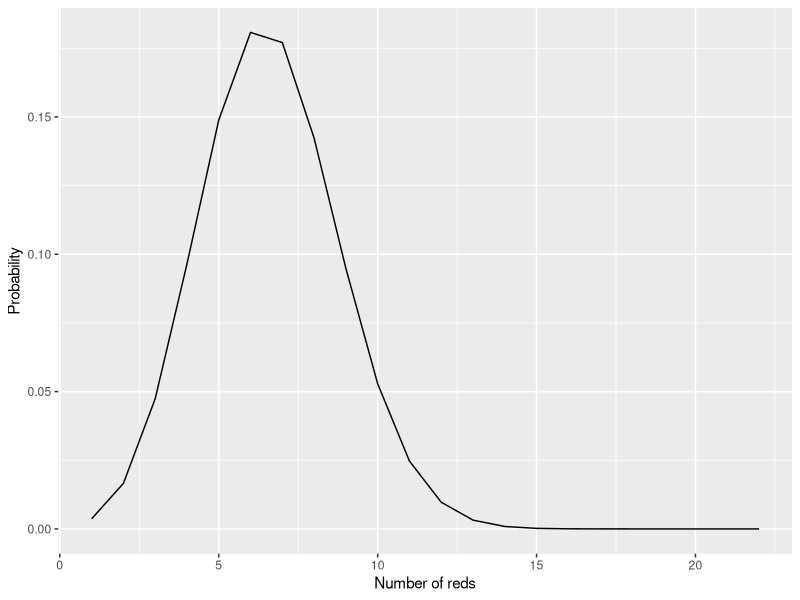
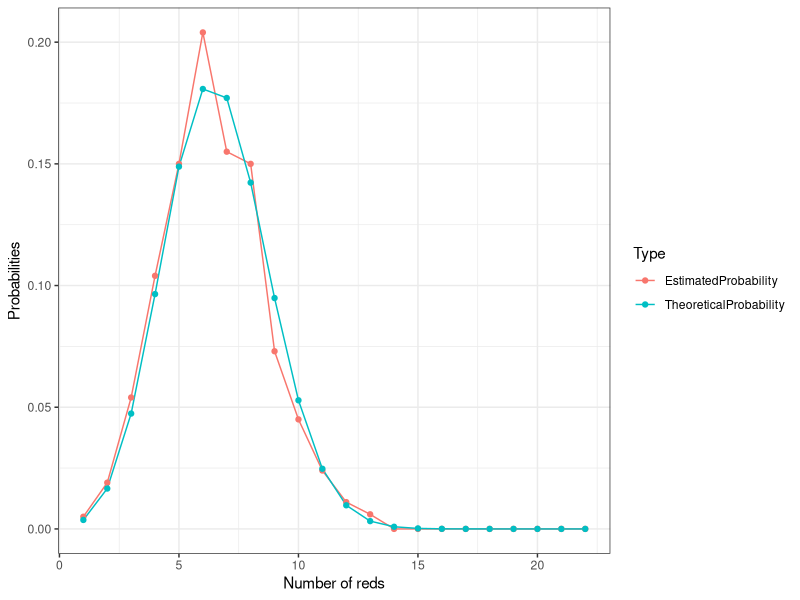
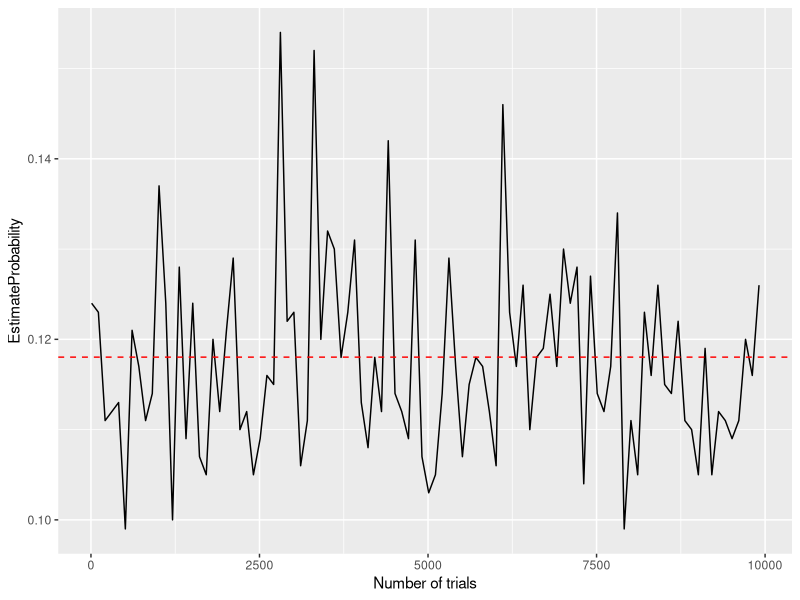

R code for these plots, in order:
## ---- chunk 1
knitr::opts_chunk$set(echo = TRUE)
## ---- chunk 2
library(tidyverse)
## ---- chunk 3
# the results of my expression
prob_red_spheres<-function(z){
  results<-choose(22,z)*(0.3)^z*(0.7)^(22-z)
  return(results)
}
prob_red_spheres(10)
## ---- chunk 4
library(dplyr)
num_reds<-seq(22)
prob<-map_dbl(num_reds,prob_red_spheres)
prob_by_num_reds<-data.frame(num_reds,prob)
prob_by_num_reds%>%head(3)
## ---- chunk 5
library(ggplot2)
ggplot(data=prob_by_num_reds,aes(x=num_reds,y=prob))+geom_line()+xlab('Number of reds')+ylab('Probability')
## ---- chunk 6
sample(10,22,replace=TRUE)
## ---- chunk 7
# Setting the random seed just once
set.seed(0)
for(i in 1:5){
  print(sample(100,5,replace=FALSE))
}
## ---- chunk 8
# Resetting the random seed every time
for(i in 1:5){
  set.seed(1)
  print(sample(100,5,replace=FALSE))
}
## ---- chunk 9
num_trials<-1000
set.seed(0)
sampling_with_replacement_simulation<-data.frame(trials=1:num_trials)%>%mutate(sample_balls=map(.x=trials,~sample(10,22,replace=TRUE)))
compute_num<-function(x,y,z){
  new<-as.vector(unlist(x))
  return (sum(new<=z & new>=y))
}
sampling_with_replacement_simulation<-sampling_with_replacement_simulation%>%mutate(num_reds=map_dbl(.x=sample_balls,~compute_num(.x,1,3)))
sampling_with_replacement_simulation%>%head(10)
## ---- chunk 10
num_reds_in_simulation<-sampling_with_replacement_simulation%>%
  pull(num_reds)
#we extract a vector corresponding to the number of reds in each trial
prob_by_num_reds<-prob_by_num_reds%>%mutate(predicted_prob=map_dbl(.x=num_reds,~sum(num_reds_in_simulation==.x))/num_trials)
#add a column which gives the number of trials with a given number of reds
prob_by_num_reds%>%head(10)

## ---- chunk 11
prob_by_num_reds%>%rename(TheoreticalProbability=prob,EstimatedProbability=predicted_prob)%>%
  pivot_longer(cols=c("EstimatedProbability","TheoreticalProbability"),names_to="Type",values_to="count")%>%
  ggplot(aes(num_reds,count))+geom_line(aes(lineType=Type,color=Type))+
  geom_point(aes(color=Type))+scale_linetype_manual(values=c("solid","dashed"))+
  theme_bw()+xlab("Number of reds")+ylab("Probabilities")
## ---- chunk 12
set.seed(0)

sample_size<-10
## ---- chunk 13
number_trials<-1000
sampling_without_replacement_simulation<-data.frame(trials=1:number_trials)%>%
  mutate(samples=map(.x=trials,~sample(100,10,replace=FALSE)))
sampling_without_replacement_simulation%>%head(10)
## ---- chunk 14
sampling_without_replacement_simulation<-sampling_without_replacement_simulation%>%
  mutate(reds=map_dbl(.x=samples,~compute_num(.x,1,50)),
         blues=map_dbl(.x=samples,~compute_num(.x,51,80)),
         greens=map_dbl(.x=samples,~compute_num(.x,81,100)))
sampling_without_replacement_simulation%>%head(10)
## ---- chunk 15
sample_head<-sampling_without_replacement_simulation%>%head(10)
pmin(sample_head$reds,sample_head$blues,sample_head$greens)
min(sample_head$reds,sample_head$blues,sample_head$greens)

## ---- chunk 16
min_color<-pmin(sampling_without_replacement_simulation$reds,
                sampling_without_replacement_simulation$blues,
                sampling_without_replacement_simulation$greens)

## ---- chunk 17
## Estimated Probability
prob_zero<-sum(min_color==0)/number_trials
prob_zero
## ---- chunk 18
num_sum<-function(){
  num<-0
  for (i in 1:10){
    num=num+(choose(30,i)*choose(20,10-i)+choose(20,i)*choose(50,10-i)+choose(50,i)*choose(30,10-i))
  }
  return(num)
}
#Theoretical Probability
PA<-num_sum()/choose(100,10)
PA
## ---- chunk 19

## Simulative Probability
set.seed(0)
PS<-function(num_trials){
  sample_size<-10
  sampling_without_replacement_simulation<-data.frame(trials=1:number_trials)%>%
    mutate(samples=map(.x=trials,~sample(100,10,replace=FALSE)))
  sampling_without_replacement_simulation<-sampling_without_replacement_simulation%>%
    mutate(reds=map_dbl(.x=samples,~compute_num(.x,1,50)),
            blues=map_dbl(.x=samples,~compute_num(.x,51,80)),
            greens=map_dbl(.x=samples,~compute_num(.x,81,100)))
  min_color<-pmin(sampling_without_replacement_simulation$reds,
                  sampling_without_replacement_simulation$blues,
                  sampling_without_replacement_simulation$greens)
  prob_zero<-sum(min_color==0)/number_trials
  return(prob_zero)
}

PSline<-map_dbl(seq(10,10000,by=100),PS)
num_trial<-seq(10,10000,by=100)
Table<-data.frame(num_trial,PSline)
ggplot(data=Table,aes(x=num_trial,y=PSline))+
  geom_line()+
  xlab("Number of trials")+
  ylab("EstimateProbability")+
  geom_hline(aes(yintercept=PA),color="red",linetype="dashed")
